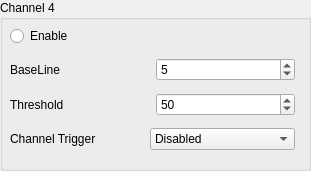
   <widget class="QGroupBox" name="groupBox_10">
    <property name="geometry">
     <rect>
      <x>15</x>
      <y>440</y>
      <width>311</width>
      <height>171</height>
     </rect>
    </property>
    <property name="title">
     <string>Channel 4</string>
    </property>
    <widget class="QWidget" name="layoutWidget_10">
     <property name="geometry">
      <rect>
       <x>10</x>
       <y>20</y>
       <width>285</width>
       <height>138</height>
      </rect>
     </property>
     <layout class="QVBoxLayout" name="verticalLayout_12">
      <item>
       <widget class="QRadioButton" name="radioButtonCh4Enable">
        <property name="text">
         <string>Enable</string>
        </property>
        <property name="checked">
         <bool>false</bool>
        </property>
        <property name="autoExclusive">
         <bool>false</bool>
        </property>
       </widget>
      </item>
      <item>
       <layout class="QHBoxLayout" name="horizontalLayout_34">
        <item>
         <widget class="QLabel" name="label_35">
          <property name="text">
           <string>BaseLine</string>
          </property>
         </widget>
        </item>
        <item>
         <widget class="QSpinBox" name="spinBoxBaselineCh4">
          <property name="maximum">
           <number>16384</number>
          </property>
          <property name="value">
           <number>5</number>
          </property>
         </widget>
        </item>
       </layout>
      </item>
      <item>
       <layout class="QHBoxLayout" name="horizontalLayout_35">
        <item>
         <widget class="QLabel" name="label_36">
          <property name="text">
           <string>Threshold</string>
          </property>
         </widget>
        </item>
        <item>
         <widget class="QSpinBox" name="spinBoxThresholdCh4">
          <property name="maximum">
           <number>16384</number>
          </property>
          <property name="value">
           <number>50</number>
          </property>
         </widget>
        </item>
       </layout>
      </item>
      <item>
       <layout class="QHBoxLayout" name="horizontalLayout_36">
        <item>
         <widget class="QLabel" name="label_37">
          <property name="text">
           <string>Channel Trigger</string>
          </property>
         </widget>
        </item>
        <item>
         <widget class="QComboBox" name="comboBoxExternalTriggerCh4">
          <property name="currentIndex">
           <number>2</number>
          </property>
          <item>
           <property name="text">
            <string>Acquisition Only</string>
           </property>
          </item>
          <item>
           <property name="text">
            <string>Acquisition &amp; TrigOut</string>
           </property>
          </item>
          <item>
           <property name="text">
            <string>Disabled</string>
           </property>
          </item>
         </widget>
        </item>
       </layout>
      </item>
     </layout>
    </widget>
   </widget>
